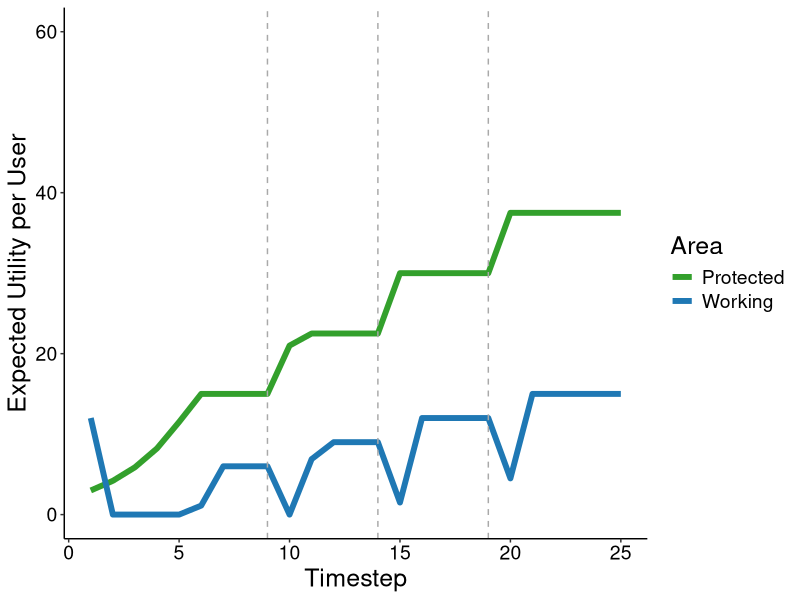

This figure's R source:
library(tidyverse)
library(viridis)
GT_ABM<-function(CarryingCapacityLandscape=10000,
                 Users=100,
                 StartingIntegrity=0.75,
                 PercProtec=0.2,
                 Regrowth=1.1,
                 HarvestLim=8,
                 Timestps=25,
                 HarvestSuccessProb=0.75){
 
  ##start
  CCProt<-CarryingCapacityLandscape*PercProtec
  CCWrk<-CarryingCapacityLandscape*(1-PercProtec)        
  
  RsrcProt<-rep(NA,Timestps)
  RsrcWrk<-rep(NA,Timestps)
  RsrcProt[1]<-CCProt*StartingIntegrity
  RsrcWrk[1]<-CCWrk*StartingIntegrity
  
  
  
  ProtUtil<-rep(NA,Timestps)
  WorkUtil<-rep(NA,Timestps)
  
  
  
  ProtUtil[1]<-(RsrcProt[1]/Users)*HarvestSuccessProb
  WorkUtil[1]<-(RsrcWrk[1]/Users)*HarvestSuccessProb
  
  dfr<-data.frame(RsrcProt,RsrcWrk,ProtUtil,WorkUtil)
  
  
  for (t in 2:Timestps){
    
    if (t %in% 10:14){
    PercProtec = 0.3
    CCWrk = CarryingCapacityLandscape*(1-PercProtec) 
    CCProt = CarryingCapacityLandscape*PercProtec
    }
   
    if (t %in% 15:29){
      PercProtec = 0.4
      CCWrk = CarryingCapacityLandscape*(1-PercProtec) 
      CCProt = CarryingCapacityLandscape*PercProtec
    }
 
    if (t %in% 20:Timestps){
      PercProtec = 0.5
      CCWrk = CarryingCapacityLandscape*(1-PercProtec) 
      CCProt = CarryingCapacityLandscape*PercProtec
    }
  
    wrkRsrcInt<-dfr[t-1,]$RsrcWrk - HarvestLim*Users #subtract the extracted resources from the working landscape
    
    wrkRsrcInt<-ifelse(wrkRsrcInt<0,0,wrkRsrcInt)  #make sure it doesn't go below 0      
    
    wrkRsrcInt<-wrkRsrcInt*Regrowth #regrow resources, we'll limit to the cc later
    
    protRsrcInt<-dfr[t-1,]$RsrcProt * Regrowth #regrow resources, we'll limit to the cc later
    
    protOver<-protRsrcInt-CCProt #the over produced resources in the protected area
    
    protOver<-ifelse(protOver>0,protOver,0) #make sure it's not negative
    
    wrkRsrcInt<-wrkRsrcInt+protOver #add 100% of the resources produced in excess in the protected area.
    
    wrkRsrcInt<-as.integer(ifelse(wrkRsrcInt>CCWrk,CCWrk,wrkRsrcInt)) #limit to the CC
    
    protRsrcInt<-as.integer(ifelse(protRsrcInt>CCProt,CCProt,protRsrcInt))#limit to the cc
    
    dfr[t,]$RsrcProt<-protRsrcInt
    dfr[t,]$RsrcWrk<-wrkRsrcInt
    
    dfr[t,]$ProtUtil<-(protRsrcInt/Users)*HarvestSuccessProb
    dfr[t,]$WorkUtil<-(wrkRsrcInt/Users)*HarvestSuccessProb
    
  }
  dfr$Timesteps<-1:Timestps
  dfr<<-dfr
  return(dfr)}


GT_ABM(CarryingCapacityLandscape=10000,
       Users=100,
       StartingIntegrity=0.2,
       Regrowth=1.4,
       PercProtec=0.2,
       HarvestLim=29,
       Timestps=25,
       HarvestSuccessProb=0.75)


p1<-ggplot(dfr,aes(x=Timesteps))+geom_line(aes(y=ProtUtil,color="Protected"),size=2)+geom_line(aes(y=WorkUtil,color="Working"),size=2)+theme_classic()+ylim(0,60)+
  geom_vline(xintercept = 9,linetype="dashed",color="darkgrey")+geom_vline(xintercept = 14,linetype="dashed",color="darkgrey")+
  geom_vline(xintercept = 19,linetype="dashed",color="darkgrey")+ylab("Expected Utility per User")+xlab("Timestep")+
  scale_colour_manual(name="Area",breaks=c("Protected","Working"),values=c("#33a02c","#1f78b4"))+
theme(panel.grid.major = element_blank(), panel.grid.minor = element_blank(),
      plot.title = element_text( size=18, color="black",face="bold"),
      axis.title.x = element_text( size=18),
      axis.title.y = element_text( size=18),
      axis.text=(element_text(color="black", size=14)),
      legend.title = element_text(colour="black", size=18),
      legend.text = element_text( size = 14))


